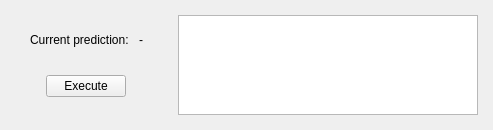
<?xml version="1.0" encoding="UTF-8"?>
<ui version="4.0">
 <class>widgetPredictions</class>
 <widget class="QWidget" name="widgetPredictions">
  <property name="geometry">
   <rect>
    <x>0</x>
    <y>0</y>
    <width>420</width>
    <height>120</height>
   </rect>
  </property>
  <property name="windowTitle">
   <string>Form</string>
  </property>
  <layout class="QHBoxLayout" name="horizontalLayout_2" stretch="2,3">
   <property name="spacing">
    <number>20</number>
   </property>
   <property name="leftMargin">
    <number>15</number>
   </property>
   <property name="topMargin">
    <number>15</number>
   </property>
   <property name="rightMargin">
    <number>15</number>
   </property>
   <property name="bottomMargin">
    <number>15</number>
   </property>
   <item>
    <layout class="QVBoxLayout" name="layoutCurrentPrediction" stretch="0,0">
     <property name="leftMargin">
      <number>10</number>
     </property>
     <property name="topMargin">
      <number>10</number>
     </property>
     <property name="rightMargin">
      <number>10</number>
     </property>
     <property name="bottomMargin">
      <number>10</number>
     </property>
     <item>
      <layout class="QHBoxLayout" name="layoutCurrentPredictionHoz">
       <property name="spacing">
        <number>10</number>
       </property>
       <property name="leftMargin">
        <number>5</number>
       </property>
       <property name="topMargin">
        <number>5</number>
       </property>
       <property name="rightMargin">
        <number>5</number>
       </property>
       <property name="bottomMargin">
        <number>5</number>
       </property>
       <item>
        <spacer name="spacerCurrentPredictionLeft">
         <property name="orientation">
          <enum>Qt::Horizontal</enum>
         </property>
         <property name="sizeHint" stdset="0">
          <size>
           <width>40</width>
           <height>20</height>
          </size>
         </property>
        </spacer>
       </item>
       <item>
        <widget class="QLabel" name="labelCurrentPredictionText">
         <property name="text">
          <string>Current prediction:</string>
         </property>
        </widget>
       </item>
       <item>
        <widget class="QLabel" name="labelCurrentPrediction">
         <property name="text">
          <string>-</string>
         </property>
        </widget>
       </item>
       <item>
        <spacer name="spacerCurrentPredictionRight">
         <property name="orientation">
          <enum>Qt::Horizontal</enum>
         </property>
         <property name="sizeHint" stdset="0">
          <size>
           <width>40</width>
           <height>20</height>
          </size>
         </property>
        </spacer>
       </item>
      </layout>
     </item>
     <item alignment="Qt::AlignHCenter|Qt::AlignTop">
      <widget class="QPushButton" name="buttonExecutePrediction">
       <property name="text">
        <string>Execute</string>
       </property>
      </widget>
     </item>
    </layout>
   </item>
   <item>
    <widget class="QListWidget" name="listPredictionLog">
     <property name="minimumSize">
      <size>
       <width>300</width>
       <height>100</height>
      </size>
     </property>
     <property name="selectionMode">
      <enum>QAbstractItemView::NoSelection</enum>
     </property>
     <property name="itemAlignment">
      <set>Qt::AlignCenter</set>
     </property>
    </widget>
   </item>
  </layout>
 </widget>
 <resources/>
 <connections/>
</ui>
